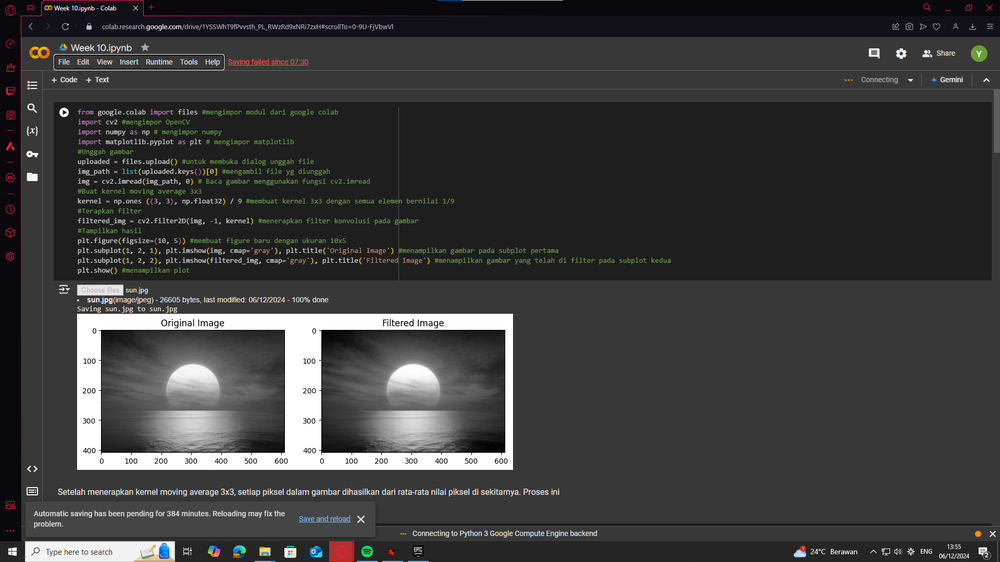
#> input picture Week 10/Filter Move Average.png, 1000 x 562 px, shrunk from 1920 x 1080 before the run
$ jupyter execute Week_10.ipynb   (older library calls are emulated)
#> lines starting #> are read from the running program, lines starting #| are printed output that depends on the picture
[cell 1]
from google.colab import files #mengimpor modul dari google colab
import cv2 #mengimpor OpenCV
import numpy as np # mengimpor numpy
import matplotlib.pyplot as plt # mengimpor matplotlib
#Unggah gambar
uploaded = files.upload() #untuk membuka dialog unggah file
#> the answer given: Filter Move Average.png
img_path = list(uploaded.keys())[0] #mengambil file yg diunggah
img = cv2.imread(img_path, 0) # Baca gambar menggunakan fungsi cv2.imread
#> img: shape (562, 1000); min 0, max 255, mean 59.1
#Buat kernel moving average 3x3
kernel = np.ones ((3, 3), np.float32) / 9 #membuat kernel 3x3 dengan semua elemen bernilai 1/9
#Terapkan filter
filtered_img = cv2.filter2D(img, -1, kernel) #menerapkan filter konvolusi pada gambar
#Tampilkan hasil
plt.figure(figsize=(10, 5)) #membuat figure baru dengan ukuran 10x5
plt.subplot(1, 2, 1), plt.imshow(img, cmap='gray'), plt.title('Original Image') #menampilkan gambar pada subplot pertama
plt.subplot(1, 2, 2), plt.imshow(filtered_img, cmap='gray'), plt.title('Filtered Image') #menampilkan gambar yang telah di filter pada subplot kedua
plt.show() #menampilkan plot
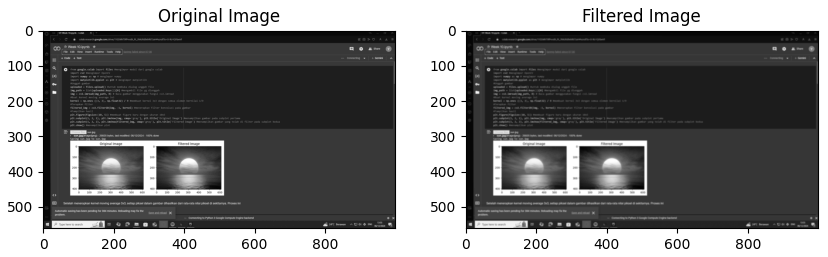
#> figure drawn by matplotlib, 2 panels

Setelah menerapkan kernel moving average 3x3, setiap piksel dalam gambar dihasilkan dari rata-rata nilai piksel di sekitarnya. Proses ini dikenal sebagai smoothing atau perataan.

[cell 2]
from google.colab import files #mengimpor modul
import cv2 # mengimpor modul
import matplotlib.pyplot as plt #mengimpor modul
#Unggah gambar
uploaded = files.upload() #untuk membuka dialog unggah file
#> the answer given: HOG.png
img_path = list(uploaded.keys())[0] #mengambil file yg diunggah
img = cv2.imread(img_path, 0) # Baca gambar menggunakan fungsi cv2.imread
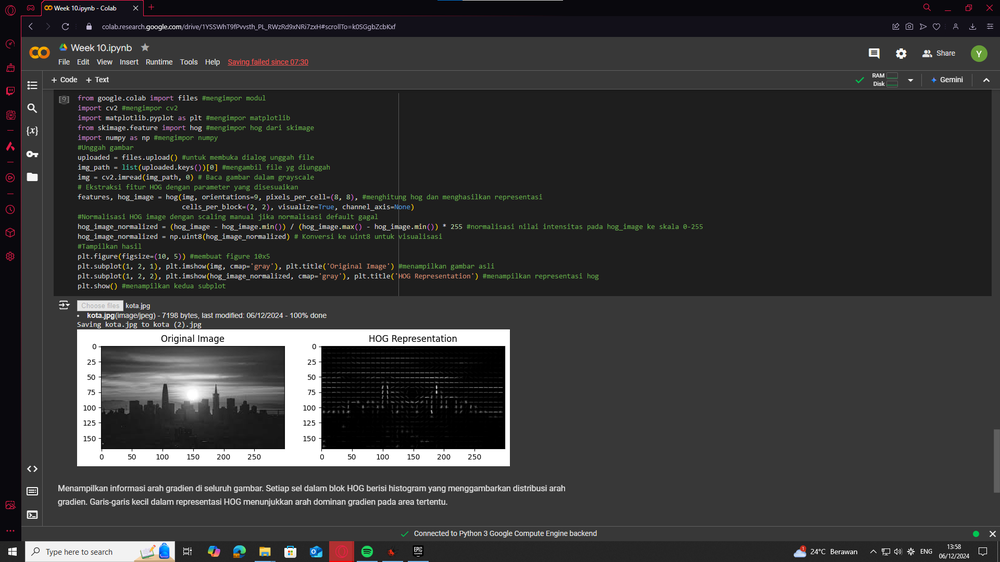
#> input picture Week 10/HOG.png, 1000 x 562 px, shrunk from 1920 x 1080 before the run
#> img: shape (562, 1000); min 0, max 255, mean 54
#Buat SIFT detector
sift = cv2.SIFT_create() #membuat objek SIFT
#Deteksi keypoints dan deskriptor
keypoints, descriptors = sift.detectAndCompute(img, None) #untuk mendeteksi keypoints pada gambar
#> keypoints = 1935 keypoints; strongest (x, y, size): (901, 53, 2.1), (32, 177, 6.6), (910, 80, 1.9), (13, 551, 5.9)
#Gambar keypoints
img_with_keypoints = cv2.drawKeypoints(img, keypoints, None, flags=cv2.DRAW_MATCHES_FLAGS_DRAW_RICH_KEYPOINTS) #menggambar keypoints pada gambar input
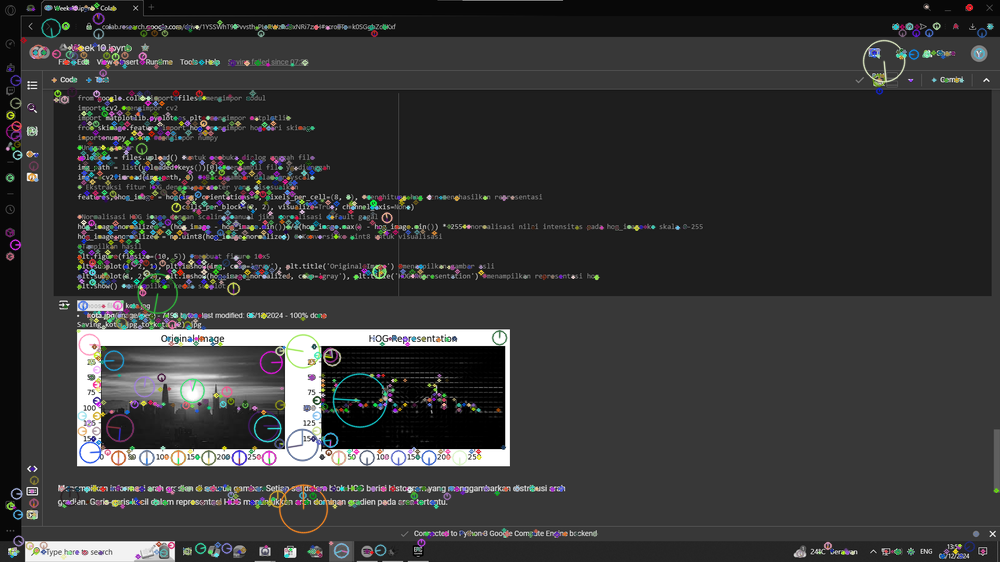
#> img_with_keypoints: shape (562, 1000, 3); mean of channels 0, 1, 2 55.7, 55.7, 55.6; drawn as B, G, R
#Tampilkan hasil
plt.figure(figsize=(10, 5)) #membuat figure baru dengan ukuran 10x5
plt.imshow(img_with_keypoints) #menampilkan gambar dengan keypoints
plt.title('SIFT Keypoints') #menambah judul pada plot
plt.axis('off') #menghilangkan sumbu gambar
plt.show() #menampilkan plot

Keypoints ditampilkan sebagai lingkaran di atas gambar asli. Setiap lingkaran menunjukkan area unik pada gambar yang terdeteksi oleh algoritma SIFT. Ukuran lingkaran merepresentasikan skala fitur, yaitu seberapa besar area lokal yang memengaruhi keypoint tersebut. Arah garis dalam lingkaran menunjukkan orientasi fitur lokal, yang digunakan untuk memastikan invariansi terhadap rotasi.

[cell 3]
from google.colab import files #mengimpor modul
import cv2 #mengimpor cv2
import matplotlib.pyplot as plt #mengimpor matplotlib
#Unggah gambar
uploaded = files.upload() #untuk membuka dialog unggah file
#> the answer given: HOG.png
img_path = list(uploaded.keys())[0] #mengambil file yg diunggah
img = cv2.imread(img_path) # Baca gambar menggunakan fungsi cv2.imread
#> img is the input picture: shape (562, 1000, 3); mean B, G, R 54, 54.1, 54.2
#Pisahkan channel warna dan buat histogram
colors = ('b', 'g', 'r') #mendefinisikan nama nama channel warna
plt.figure(figsize=(8, 5)) #membuat figure baru ukuran 8x5
for i, color in enumerate (colors): #melakukan pengulangan untuk setiap channel berwarna b,g,r
  histogram = cv2.calcHist([img], [i], None, [256], [0, 256]) #menghitung histogram untuk setiap warna
  plt.plot(histogram, color=color) #memplot histogram untuk channel warna saat ini dengan warna yg sesuai
  plt.xlim([0, 256]) #mengatur rentang sumbu x dari 0 sampai 256
plt.title('Color Histogram') #menmbah judul pada grafik
plt.xlabel('Pixel Value') #menambah label pada x
plt.ylabel('Frequency') #menambah label pada y
plt.show() #menampilkan grafik
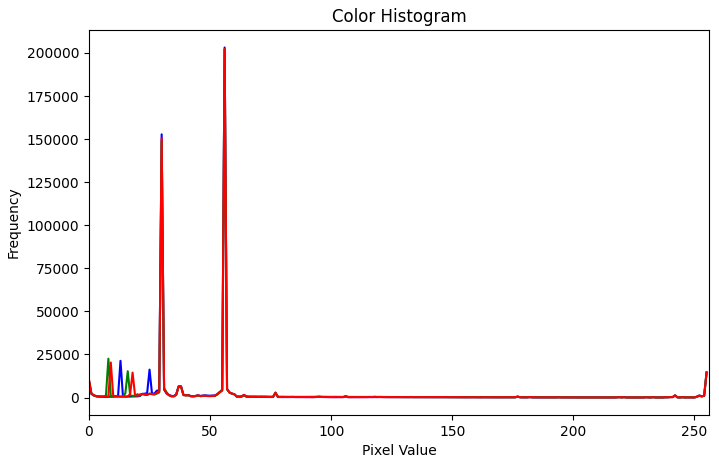
#> figure drawn by matplotlib, 1 panel; curve peaks at x = 56, y = 203150; curve peaks at x = 56, y = 202133; curve peaks at x = 56, y = 202149

Grafik menunjukkan distribusi nilai piksel untuk setiap channel warna (biru, hijau, dan merah) dalam gambar. Sumbu x menunjukkan nilai intensitas piksel (0 hingga 255). Sumbu y menunjukkan jumlah piksel untuk setiap nilai intensitas.

[cell 4]
from google.colab import files #mengimpor modul
import cv2 #mengimpor cv2
import numpy as np #mengimpor numpy
import matplotlib.pyplot as plt #menimpor matplotlib
#Unggah gambar
uploaded = files.upload() #untuk membuka dialog unggah file
#> the answer given: HOG.png
img_path = list(uploaded.keys())[0] #mengambil file yg diunggah
img = cv2.imread(img_path, 0) # Baca gambar dalam grayscale
#Terapkan Gaussian blur
gaussian_filtered = cv2.GaussianBlur(img, (5, 5), 1) #menerapkan gaussian blur pada gambar
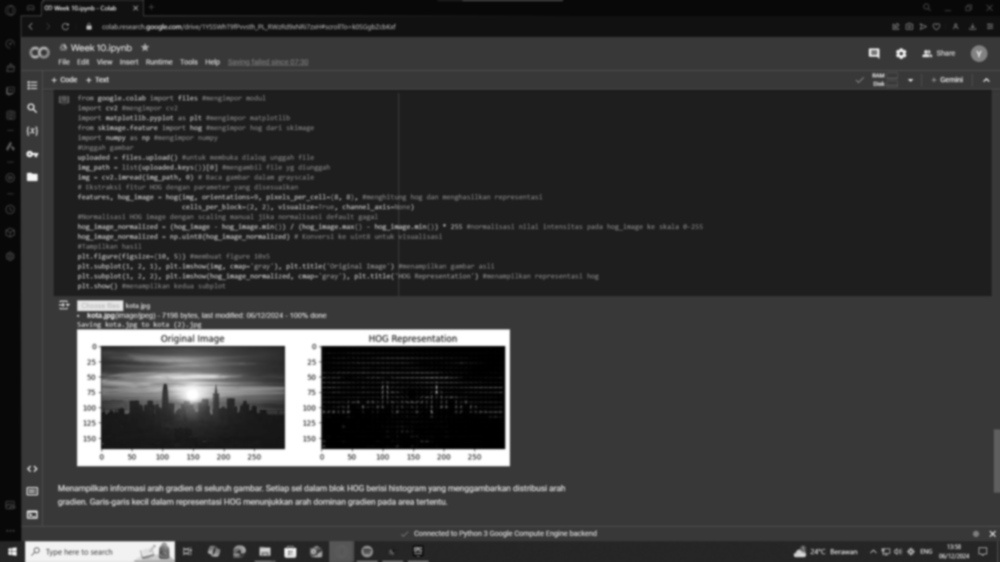
#> gaussian_filtered: shape (562, 1000); min 0, max 255, mean 54

#Tampilkan hasil
plt.figure(figsize=(10, 5)) #membuat figure dengan ukuran 10x5
plt.subplot(1, 2, 1), plt.imshow(img, cmap='gray'), plt.title('Original Image') #menampilkan gambar asli
plt.subplot(1, 2, 2), plt.imshow(gaussian_filtered, cmap='gray'), plt.title('Gaussian Filtered Image') # menampilkan gambar yang telah difilter
plt.show() #menampilkan semua subplot

Noise dan detail kecil dalam gambar direduksi, menghasilkan gambar yang terlihat lebih halus. Tepi atau kontur dalam gambar cenderung menjadi kurang tajam karena proses perataan.

[cell 5]
from google.colab import files #mengimpor modul
import cv2 #mengimpor cv2
import matplotlib.pyplot as plt #mengimpor matplotlib
#Unggah gambar
uploaded = files.upload() #untuk membuka dialog unggah file
#> the answer given: HOG.png
img_path = list(uploaded.keys())[0] #mengambil file yg diunggah
img = cv2.imread(img_path, 0) # Baca gambar dalam grayscale
#Terapkan Sobel filter
sobel_x = cv2.Sobel(img, cv2.CV_64F, 1, 0, ksize=3) # Tepi horizontal
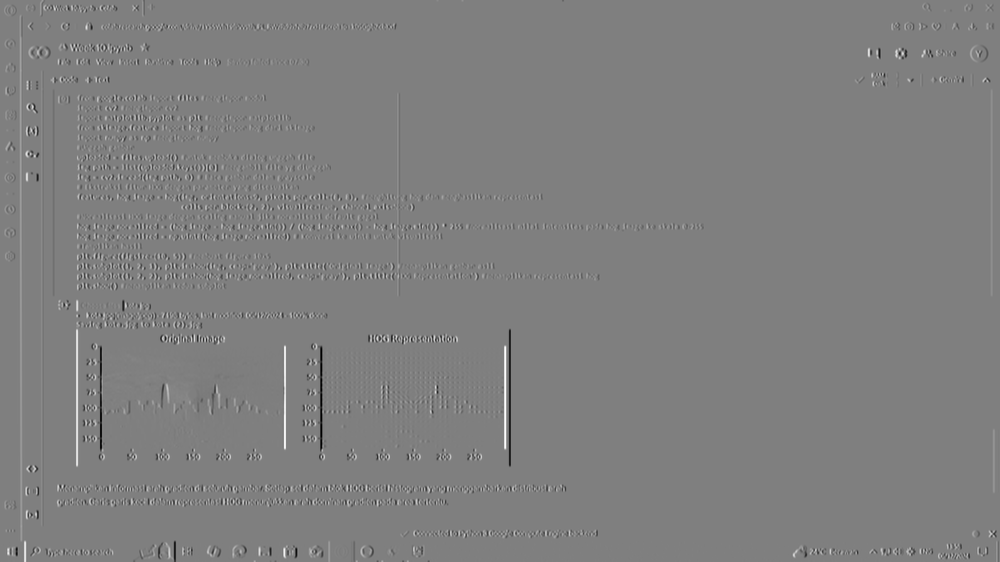
#> sobel_x: shape (562, 1000) float64; min -1020, max 1020, mean 0.4; drawn with min black and max white
sobel_y = cv2.Sobel(img, cv2.CV_64F, 0, 1, ksize=3) # Tepi vertikal
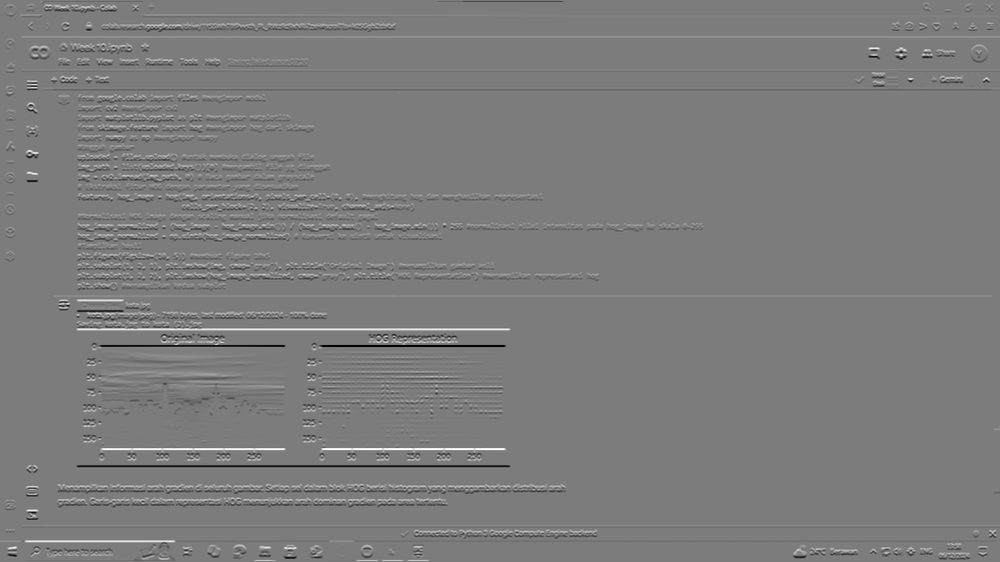
#> sobel_y: shape (562, 1000) float64; min -973, max 1018, mean 0.8; drawn with min black and max white
sobel_combined = cv2.magnitude (sobel_x, sobel_y) #menggabungkan horizontal dan vertikal
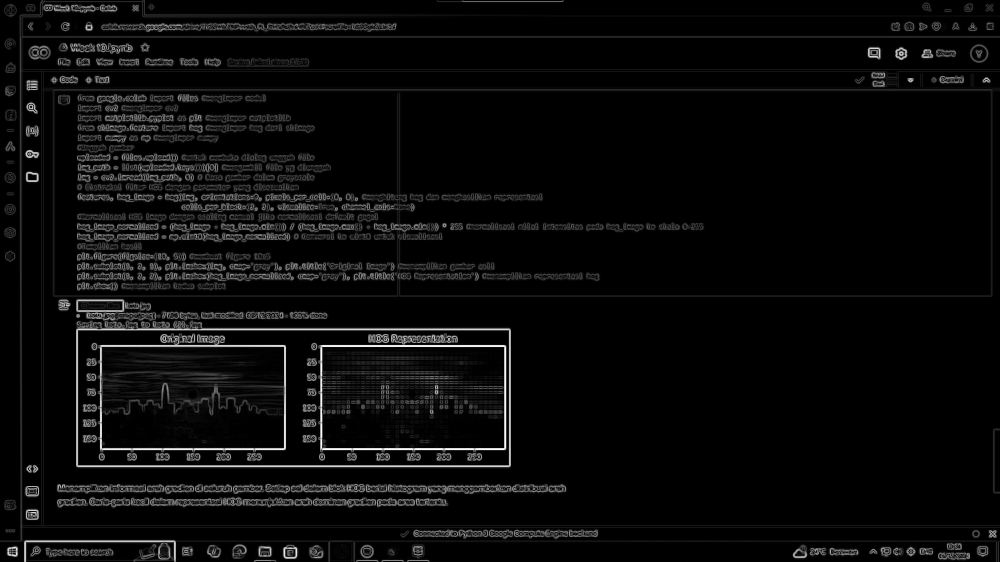
#> sobel_combined: shape (562, 1000) float64; min 0, max 1020, mean 43.1; drawn with min black and max white

#Tampilkan hasil
plt.figure(figsize=(15, 5)) #membuat figure baru 15x5
plt.subplot(1, 3, 1), plt.imshow(sobel_x, cmap='gray'), plt.title('Sobel X') #menampilkan hasil sobel filter horizontal
plt.subplot(1, 3, 2), plt.imshow(sobel_y, cmap='gray'), plt.title('Sobel Y') #menampilkan hasil sobel filter vertikal
plt.subplot(1, 3, 3), plt.imshow(sobel_combined, cmap='gray'), plt.title('Combined Sobel') #menampilkan gabungan horizontal dan vertikal
plt.show() #menampilkan semua subplot

sobel x : Menonjolkan tepi yang tegak lurus terhadap sumbu x (horizontal). Tepi vertikal, seperti sisi objek atau garis-garis vertikal, terlihat lebih jelas. Area gambar dengan perubahan intensitas besar dalam arah horizontal memiliki nilai gradien tinggi.
sobel y : Menonjolkan tepi yang tegak lurus terhadap sumbu y (vertikal). Tepi horizontal, seperti garis-garis mendatar atau batas objek horizontal, lebih menonjol. Area dengan perubahan intensitas besar dalam arah vertikal memiliki nilai gradien tinggi.
combined sobel : Menggabungkan informasi dari gradien horizontal dan vertikal. Memberikan peta tepi lengkap dengan tepi yang lebih menonjol di seluruh arah. Menghasilkan gambaran yang lebih detail tentang struktur tepi dalam gambar.

[cell 6]
from google.colab import files #mengimpor modul
import cv2 #mengimpor cv2
import matplotlib.pyplot as plt #mengimpor matplotlib
from skimage.feature import hog #mengimpor hog dari skimage
import numpy as np #mengimpor numpy
#Unggah gambar
uploaded = files.upload() #untuk membuka dialog unggah file
#> the answer given: HOG.png
img_path = list(uploaded.keys())[0] #mengambil file yg diunggah
img = cv2.imread(img_path, 0) # Baca gambar dalam grayscale
# Ekstraksi fitur HOG dengan parameter yang disesuaikan
features, hog_image = hog(img, orientations=9, pixels_per_cell=(8, 8), #menghitung hog dan menghasilkan representasi
                          cells_per_block=(2, 2), visualize=True, channel_axis=None)
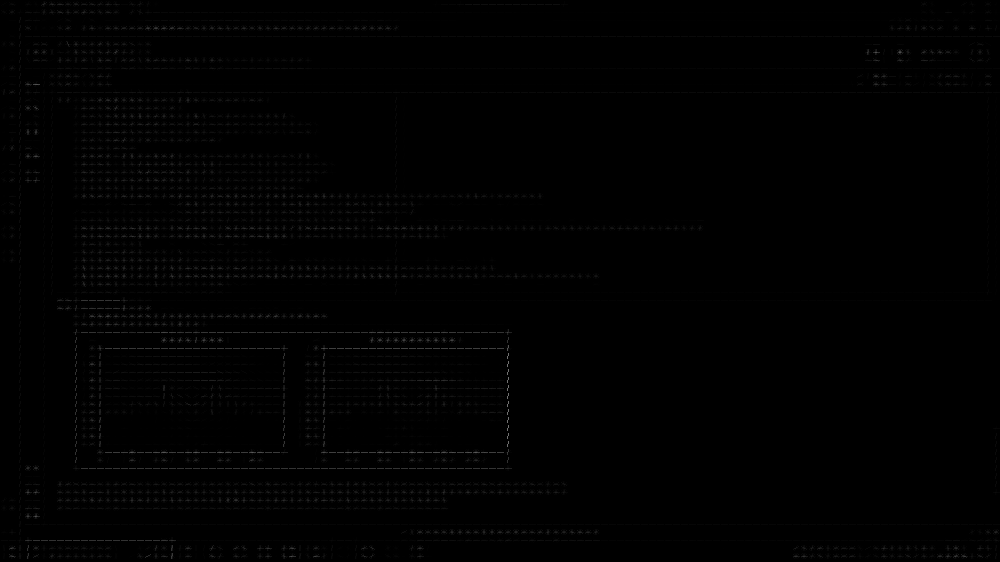
#> hog_image: shape (562, 1000) float64; min 0, max 112.5, mean 1.2
#Normalisasi HOG image dengan scaling manual jika normalisasi default gagal
hog_image_normalized = (hog_image - hog_image.min()) / (hog_image.max() - hog_image.min()) * 255 #normalisasi nilai intensitas pada hog_image ke skala 0-255
hog_image_normalized = np.uint8(hog_image_normalized) # Konversi ke uint8 untuk visualisasi
#Tampilkan hasil
plt.figure(figsize=(10, 5)) #membuat figure 10x5
plt.subplot(1, 2, 1), plt.imshow(img, cmap='gray'), plt.title('Original Image') #menampilkan gambar asli
plt.subplot(1, 2, 2), plt.imshow(hog_image_normalized, cmap='gray'), plt.title('HOG Representation') #menampilkan representasi hog
plt.show() #menampilkan kedua subplot
